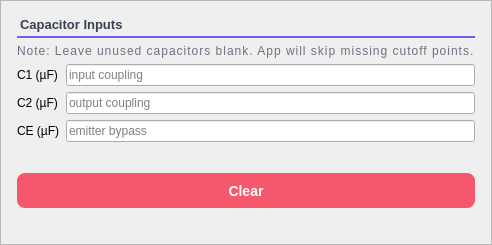
        <widget class="QFrame" name="frameCapacitors">
         <property name="sizePolicy">
          <sizepolicy hsizetype="Expanding" vsizetype="Preferred">
           <horstretch>0</horstretch>
           <verstretch>0</verstretch>
          </sizepolicy>
         </property>
         <property name="maximumSize">
          <size>
           <width>1000</width>
           <height>16777215</height>
          </size>
         </property>
         <property name="styleSheet">
          <string notr="true">#frameCapacitors{ 
	background-color: #ffffff; 
	border-right: 1px solid #e5e7eb;
    background-color: white;
    border: 1px solid #e5e7eb;
    border-radius: 14px;
}
</string>
         </property>
         <property name="frameShape">
          <enum>QFrame::Shape::StyledPanel</enum>
         </property>
         <layout class="QVBoxLayout" name="capsCardLayout">
          <property name="spacing">
           <number>6</number>
          </property>
          <property name="leftMargin">
           <number>16</number>
          </property>
          <property name="topMargin">
           <number>16</number>
          </property>
          <property name="rightMargin">
           <number>16</number>
          </property>
          <property name="bottomMargin">
           <number>16</number>
          </property>
          <item>
           <widget class="QLabel" name="labelCapsTitle">
            <property name="sizePolicy">
             <sizepolicy hsizetype="Preferred" vsizetype="Fixed">
              <horstretch>0</horstretch>
              <verstretch>0</verstretch>
             </sizepolicy>
            </property>
            <property name="styleSheet">
             <string notr="true">QLabel {
    color: #374151;
    font-size: 13px;
    font-weight: 600;
	background-color: transparent;
    padding-bottom: 4px;
    border: none;
    border-bottom: 2px solid #6D63E8;
	
	
	font: 13pt &quot;Rockwell&quot;;
}</string>
            </property>
            <property name="text">
             <string>Capacitor Inputs</string>
            </property>
            <property name="sectionTitle" stdset="0">
             <bool>true</bool>
            </property>
           </widget>
          </item>
          <item>
           <widget class="QLabel" name="labelNote">
            <property name="sizePolicy">
             <sizepolicy hsizetype="Preferred" vsizetype="Fixed">
              <horstretch>0</horstretch>
              <verstretch>0</verstretch>
             </sizepolicy>
            </property>
            <property name="styleSheet">
             <string notr="true">font: 600 9pt 'Segoe UI'; color: #6b7280; letter-spacing: 1px;</string>
            </property>
            <property name="text">
             <string>Note: Leave unused capacitors blank. App will skip missing cutoff points.</string>
            </property>
           </widget>
          </item>
          <item>
           <layout class="QGridLayout" name="gridCaps">
            <item row="0" column="0">
             <widget class="QLabel" name="labelC1">
              <property name="text">
               <string>C1 (µF)</string>
              </property>
             </widget>
            </item>
            <item row="0" column="1">
             <widget class="QLineEdit" name="lineC1">
              <property name="placeholderText">
               <string>input coupling</string>
              </property>
             </widget>
            </item>
            <item row="1" column="0">
             <widget class="QLabel" name="labelC2">
              <property name="text">
               <string>C2 (µF)</string>
              </property>
             </widget>
            </item>
            <item row="1" column="1">
             <widget class="QLineEdit" name="lineC2">
              <property name="placeholderText">
               <string>output coupling</string>
              </property>
             </widget>
            </item>
            <item row="2" column="0">
             <widget class="QLabel" name="labelCE">
              <property name="text">
               <string>CE (µF)</string>
              </property>
             </widget>
            </item>
            <item row="2" column="1">
             <widget class="QLineEdit" name="lineCE">
              <property name="placeholderText">
               <string>emitter bypass</string>
              </property>
             </widget>
            </item>
           </layout>
          </item>
          <item>
           <spacer name="verticalSpacer_8">
            <property name="orientation">
             <enum>Qt::Orientation::Vertical</enum>
            </property>
            <property name="sizeType">
             <enum>QSizePolicy::Policy::Fixed</enum>
            </property>
            <property name="sizeHint" stdset="0">
             <size>
              <width>20</width>
              <height>25</height>
             </size>
            </property>
           </spacer>
          </item>
          <item>
           <layout class="QHBoxLayout" name="buttonLayout">
            <property name="spacing">
             <number>0</number>
            </property>
            <item>
             <widget class="QPushButton" name="pushButtonClear">
              <property name="sizePolicy">
               <sizepolicy hsizetype="Minimum" vsizetype="Preferred">
                <horstretch>0</horstretch>
                <verstretch>0</verstretch>
               </sizepolicy>
              </property>
              <property name="maximumSize">
               <size>
                <width>500</width>
                <height>35</height>
               </size>
              </property>
              <property name="cursor">
               <cursorShape>PointingHandCursor</cursorShape>
              </property>
              <property name="styleSheet">
               <string notr="true">QPushButton {
    background-color: #f5576c;
    color: white;
    border: none;
    border-radius: 8px;
    font-size: 14px;
    font-weight: 600; /* 'Semi-bold' for the Inter font vibe */
    padding: 10px 20px;
}

QPushButton:hover {
    background-color: #e5475c;
}

QPushButton:pressed {
    background-color: #d93f53; /* slightly darker for click feedback */
}

QPushButton:disabled {
    background-color: #e0e0e0;
    color: #999999;
}
</string>
              </property>
              <property name="text">
               <string>Clear</string>
              </property>
             </widget>
            </item>
           </layout>
          </item>
          <item>
           <widget class="QLabel" name="labelImage">
            <property name="maximumSize">
             <size>
              <width>300</width>
              <height>200</height>
             </size>
            </property>
            <property name="text">
             <string/>
            </property>
            <property name="pixmap">
             <pixmap>../../assets/images/ce_capacitors.png</pixmap>
            </property>
            <property name="scaledContents">
             <bool>true</bool>
            </property>
           </widget>
          </item>
         </layout>
        </widget>
